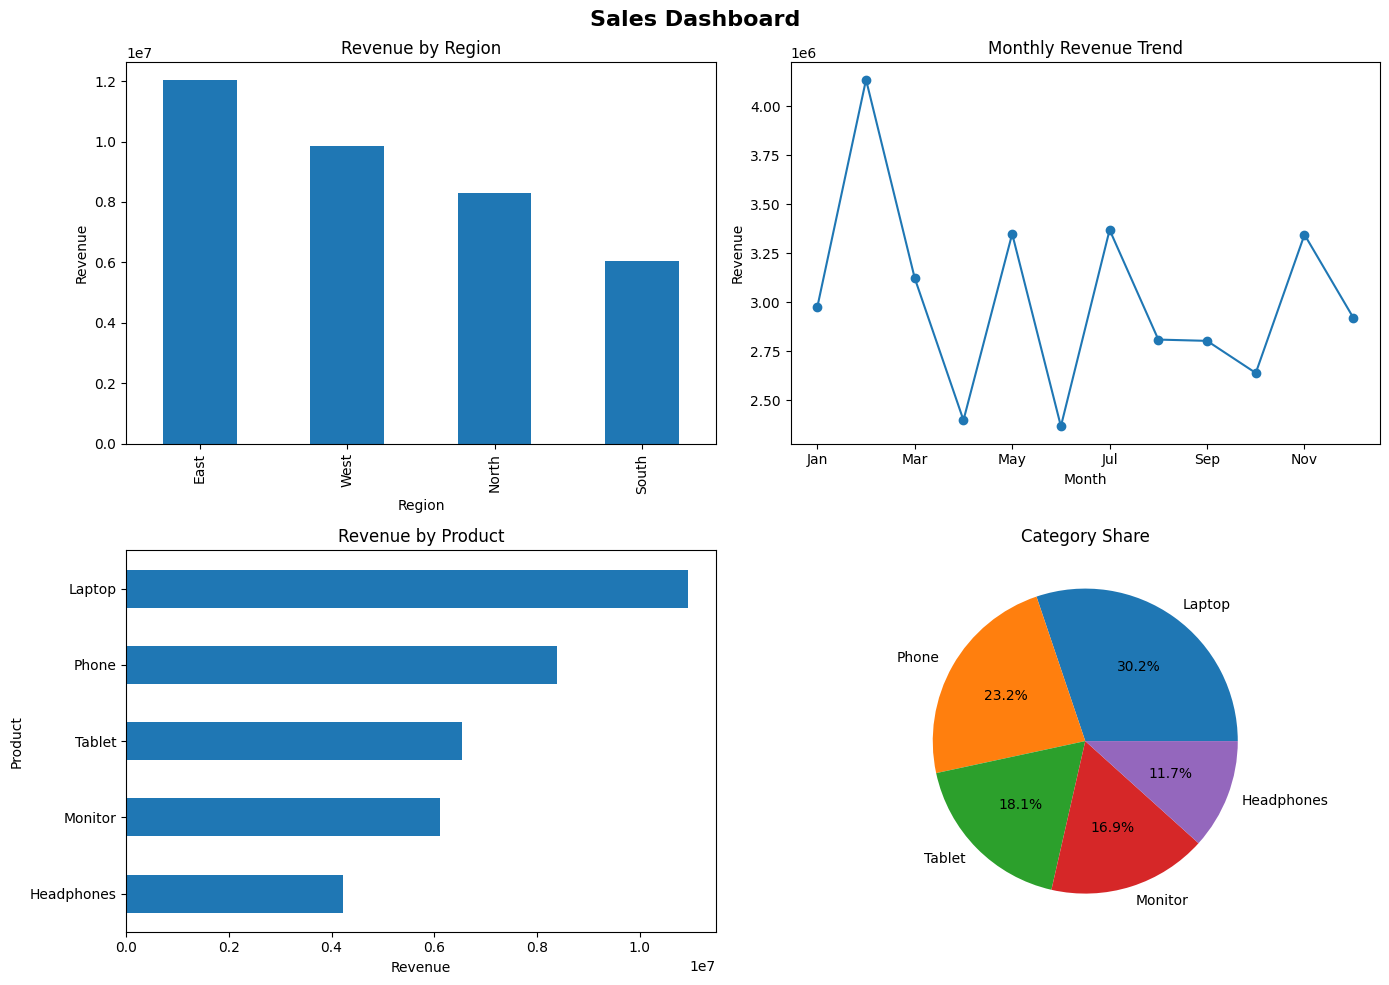

Generate this figure with Python:
"""
Project 1 - Sales Dashboard (Module 3: Data Analysis & Visualization)

A complete Business-Intelligence pipeline:
    raw sales data -> clean -> group & aggregate -> 4 charts on one image -> KPI report

The four charts: Revenue by Region (bar), Monthly Trend (line),
Revenue by Product (horizontal bar), Category Share (pie).

The dashboard is saved as 'sales_dashboard.png' (Matplotlib 'Agg' backend,
no GUI needed). Run with:  python sales_dashboard.py
"""

import numpy as np
import pandas as pd
import matplotlib
matplotlib.use("Agg")
import matplotlib.pyplot as plt


def generate_data(seed=42):
    """Create 400 synthetic sales orders (no external CSV needed)."""
    rng = np.random.default_rng(seed)
    n_orders = 400

    regions = ["East", "West", "North", "South"]
    products = ["Laptop", "Phone", "Tablet", "Monitor", "Headphones"]
    months = ["Jan", "Feb", "Mar", "Apr", "May", "Jun",
              "Jul", "Aug", "Sep", "Oct", "Nov", "Dec"]

    df = pd.DataFrame({
        "OrderID": [f"ORD{i + 1:04d}" for i in range(n_orders)],
        "Region": rng.choice(regions, n_orders, p=[0.35, 0.25, 0.22, 0.18]),
        "Product": rng.choice(products, n_orders, p=[0.30, 0.24, 0.18, 0.16, 0.12]),
        "Month": pd.Categorical(rng.choice(months, n_orders),
                                categories=months, ordered=True),
        "Revenue": rng.normal(90740, 35000, n_orders).clip(5000).round(),
    })
    return df


def analyze(df):
    """The heart of the dashboard - a few groupby calls (section 5.3)."""
    revenue_by_region = df.groupby("Region")["Revenue"].sum().sort_values(ascending=False)
    revenue_by_product = df.groupby("Product")["Revenue"].sum().sort_values(ascending=False)
    revenue_by_month = df.groupby("Month")["Revenue"].sum().sort_index()
    revenue_by_category = df.groupby("Product")["Revenue"].sum().sort_values(ascending=False)
    return {
        "total_revenue": int(df["Revenue"].sum()),
        "orders": len(df),
        "best_region": revenue_by_region.index[0],
        "best_product": revenue_by_product.index[0],
        "by_region": revenue_by_region,
        "by_month": revenue_by_month,
        "by_product": revenue_by_product,
        "by_category": revenue_by_category,
    }


def make_dashboard(kpis):
    """Build the 2x2 subplot dashboard and save it as a PNG (section 12.3)."""
    fig, axes = plt.subplots(2, 2, figsize=(14, 10))

    kpis["by_region"].plot(kind="bar", ax=axes[0, 0])   # Pandas can plot directly!
    axes[0, 0].set_title("Revenue by Region")
    axes[0, 0].set_ylabel("Revenue")

    kpis["by_month"].plot(kind="line", ax=axes[0, 1], marker="o")
    axes[0, 1].set_title("Monthly Revenue Trend")
    axes[0, 1].set_ylabel("Revenue")

    kpis["by_product"].sort_values().plot(kind="barh", ax=axes[1, 0])
    axes[1, 0].set_title("Revenue by Product")
    axes[1, 0].set_xlabel("Revenue")

    axes[1, 1].pie(kpis["by_category"].values,
                   labels=list(kpis["by_category"].index),
                   autopct="%1.1f%%")
    axes[1, 1].set_title("Category Share")

    fig.suptitle("Sales Dashboard", fontsize=16, fontweight="bold")
    fig.tight_layout()
    out = "sales_dashboard.png"
    fig.savefig(out, dpi=100, bbox_inches="tight")
    plt.close(fig)
    return out


def main():
    df = generate_data()
    kpis = analyze(df)

    print(f"Total revenue : {kpis['total_revenue']:,}")
    print(f"Orders        : {kpis['orders']}")
    print(f"Best region   : {kpis['best_region']}")
    print(f"Best product  : {kpis['best_product']}")

    path = make_dashboard(kpis)
    print(f"-> Open '{path}' to view the dashboard.")


if __name__ == "__main__":
    main()
